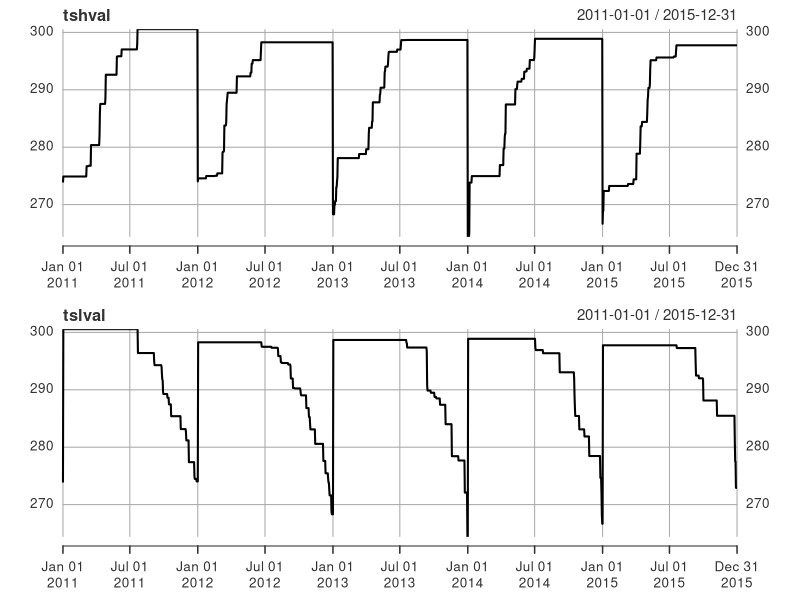
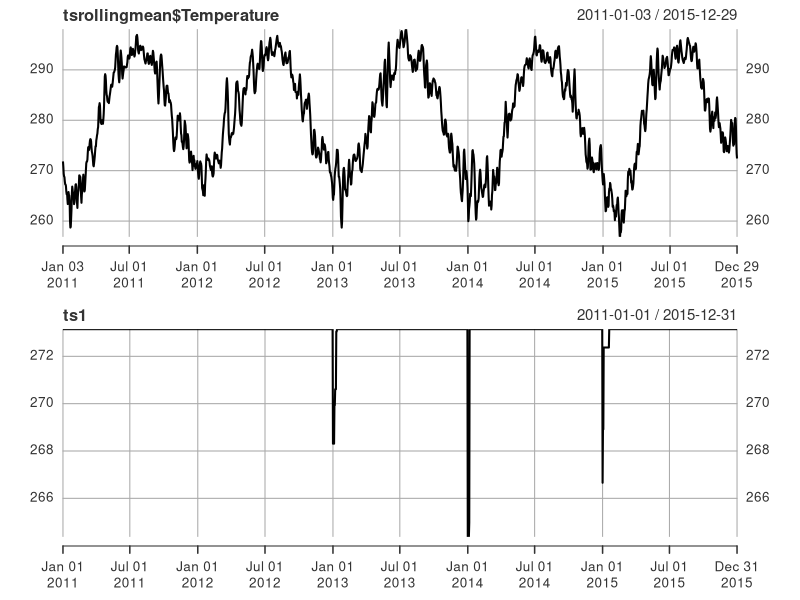

Source code (R) for these figures, in order: (Note: this script raises an error after producing the figures.)
library(xts)

data = read.csv("temperature_2011_2015.csv")
data = data[!is.na(data[,2]),]

times = strptime(paste0(data[,2],data[,3]), '%Y%j')
tstemp = xts(data[,4], order.by=times)
names(tstemp) = c('Temperature')

processed = tstemp
minimum = min(tstemp$Temperature)
highest = minimum
for(i in 1:nrow(tstemp)){
  if(.indexyday(tstemp[i]) == 0) {
    highest = minimum
  }
  if(as.numeric(tstemp[i]$Temperature) > as.numeric(highest)){
    highest = tstemp[i]
  }
  processed[i] = highest
}
tshval = processed

processed = tstemp
minimum = min(tstemp$Temperature)
highest = minimum
for(i in nrow(tstemp):1){
  if(.indexyday(tstemp[i]) == 0) {
    highest = minimum
  }
  if(as.numeric(tstemp[i]$Temperature) > as.numeric(highest)){
    highest = tstemp[i]
  }
  processed[i] = highest
}
tslval = processed

par(mfrow=c(2,1))
plot(tshval)
plot(tslval)


tsrollingmean = rollmean(tstemp, 5)
plot(tsrollingmean$Temperature)

# want to get dates 'before' thaw
ts1 = tshval
ts1[ts1$Temperature > 273.15] = 273.15
plot(ts1)

ts = cbind(tscombined$Discharge, tscombined$HPOA.mgl)
ts = ts['2010-01-01/2015-12-31']
head(ts)

# spring by temp
timesbelow = index(tshval[tshval$Temperature < 280.15])
tsfreezing = ts[timesbelow]

ylimit = c(1,3.5)  # 3.5
xlimit = c(0,100000) # 100000
discharge = na.approx(tsfreezing$Discharge, na.rm=FALSE)
discharge = as.data.frame(discharge)$Discharge

plot(discharge/1000, as.data.frame(tsfreezing)$HPOA.mgl, ylim=ylimit,
     col=rainbow(6)[.indexmon(tsfreezing)],
     xlim=xlimit/1000)
legend( x="topleft", 
        legend=c('Jan', 'Fed', 'Mar', 'Apr', 'May'),
        col=rainbow(6), lwd=1, lty=c(1,2), 
        pch=c(15,17) )


# after spring by temp
times2 = index(tshval[tshval$Temperature >= 290.15 & tshval$Temperature < 295.15])
ts2 = ts[times2]

ylimit = c(1,3.5)  # 3.5
xlimit = c(0,100000) # 100000
discharge = na.approx(ts2, na.rm=FALSE)
discharge = as.data.frame(discharge)$Discharge
plot(discharge/1000, as.data.frame(ts2)$HPOA.mgl, ylim=ylimit,
     col=rainbow(length(unique(.indexmon(ts2)))),
     xlim=xlimit/1000,
     xlab='Discharge / 1000  cfs',
     ylab='[HPOA] ppm',
     main='Highest Avg Surface Temp   290K < T < 295K'
     )
legend( x="topright", 
        legend=month.abb[min(.indexmon(ts2)):max(.indexmon(ts2))],
        col=rainbow(length(unique(.indexmon(ts2)))), 
        pch=1)


# find the freshet
# looks like it pretty much happens in this range.
times2 = index(tshval[tshval$Temperature >= 280.15 & tshval$Temperature < 290.15])
ts2 = ts[times2]
#ts2 = ts2['2015-01-01/2015-12-31']

ylimit = c(1,3.5)  # 3.5
xlimit = c(0,100000) # 100000
discharge = na.approx(ts2, na.rm=FALSE)
discharge = as.data.frame(discharge)$Discharge
plot(discharge/1000, as.data.frame(ts2)$HPOA.mgl, ylim=ylimit,
     #col=rainbow(length(unique(.indexmon(ts2)))),
     col=rainbow(length(unique(.indexyear(ts2)))), 
     xlim=xlimit/1000,
     xlab='Discharge / 1000  cfs',
     ylab='[HPOA] ppm',
     main='Highest Avg Surface Temp   280K < T < 290K',
     #sub='Freshets Seem to Occur Exclusively in this Range'
     )
legend( x="topright", 
        #legend=month.abb[min(.indexmon(ts2)):max(.indexmon(ts2))],
        #col=rainbow(length(unique(.indexmon(ts2)))), 
        legend = as.character(unique(.indexyear(ts2)) + 1900),
        col=rainbow(length(unique(.indexyear(ts2)))), 
        pch=1 )

#summer
times2 = index(tshval[tshval$Temperature >= 295.15 & tslval$Temperature >= 295.15])
ts2 = ts[times2]
ts2 = ts[.indexmon(ts) >= 7 & .indexmon(ts) <= 9]

ylimit = c(1,3.5)  # 3.5
discharge = na.approx(ts2$Discharge, na.rm=FALSE)
discharge = as.data.frame(discharge)$Discharge
xlimit = c(min(discharge[!is.na(discharge)]),100000) # 100000

#discharge[discharge < 0] = 1

par(mfrow=c(2,1))
plot(discharge/1000, as.data.frame(ts2)$HPOA.mgl, ylim=ylimit,
     col=rainbow(length(unique(.indexmon(ts2)))),
     xlim=xlimit/1000, #log="x"
     )
legend( x="bottomright", 
        legend=month.abb[min(.indexmon(ts2)):max(.indexmon(ts2))-1],
        col=rainbow(length(unique(.indexmon(ts2)))), lwd=1, lty=c(1,2), 
        pch=c(15,17) )
plot(discharge/1000, as.data.frame(ts2)$HPOA.mgl, ylim=ylimit,
     col=colors(ts2),
     xlim=xlimit/1000)
hpoa = as.data.frame(ts2)$HPOA.mgl

formula = hpoa ~ log(discharge)
lm.hpoa = lm(formula, data = data.frame(hpoa = hpoa, discharge = discharge))
lines(discharge[!is.na(hpoa)]/1000, predict(lm.hpoa, data=data.frame(discharge=discharge[!is.na(hpoa)])) )
legend("topleft", bty="n", 
       legend=paste("R2 =",format(summary(lm.hpoa)$adj.r.squared, digits=4)))


#fall 1
times2 = index(tshval[tslval$Temperature >= 290.15 & tslval$Temperature <= 295.15])
ts2 = ts[times2]
#ts2 = ts2['2015-01-01/2015-12-31']

ylimit = c(1,3.5)  # 3.5
xlimit = c(0,100000) # 100000
discharge = na.approx(ts2, na.rm=FALSE)
discharge = as.data.frame(discharge)$Discharge
plot(discharge/1000, as.data.frame(ts2)$HPOA.mgl, ylim=ylimit,
     col=rainbow(length(unique(.indexmon(ts2)))),
     xlim=xlimit/1000)
legend( x="topright", 
        legend=month.abb[min(.indexmon(ts2)):max(.indexmon(ts2)) + 1],
        col=rainbow(length(unique(.indexmon(ts2)))), lwd=1, lty=c(1,2), 
        pch=c(15,17) )
plot(discharge/1000, as.data.frame(ts2)$HPOA.mgl, ylim=ylimit,
     col=year_colors(ts2),
     xlim=xlimit/1000)
hpoa = as.data.frame(ts2)$HPOA.mgl
lm.hpoa = lm(hpoa ~ discharge, data = data.frame(hpoa = hpoa, discharge = discharge))
lines(discharge/1000, lm.hpoa$coefficients[1] + lm.hpoa$coefficients[2]*discharge )
legend("topleft", bty="n", 
       legend=paste("R2 =",format(summary(lm.hpoa)$adj.r.squared, digits=4)))

#fall 2
times2 = index(tshval[tslval$Temperature >= 285.15 & tslval$Temperature <= 295.15])
ts2 = ts[times2]
#ts2 = ts2['2015-01-01/2015-12-31']

ylimit = c(1,3.5)  # 3.5
xlimit = c(0,100000) # 100000
discharge = na.approx(ts2$Discharge, na.rm=FALSE)
discharge = as.data.frame(discharge)$Discharge
plot(discharge/1000, as.data.frame(ts2)$HPOA.mgl, ylim=ylimit,
     col=rainbow(length(unique(.indexmon(ts2)))),
     xlim=xlimit/1000,
     main='lval > 285, lval < 295')
legend( x="topright", 
        legend=month.abb[min(.indexmon(ts2)):max(.indexmon(ts2)) + 1],
        col=rainbow(length(unique(.indexmon(ts2)))), lwd=1, lty=c(1,2), 
        pch=c(15,17) )

plot(discharge/1000, as.data.frame(ts2)$HPOA.mgl, ylim=ylimit,
     col=colors(ts2),
     xlim=xlimit/1000)
hpoa = as.data.frame(ts2)$HPOA.mgl

formula = hpoa ~ log(discharge)
lm.hpoa = lm(formula, data = data.frame(hpoa = hpoa, discharge = discharge))
#lines(sort(discharge[!is.na(hpoa)])/1000, predict(lm.hpoa, data=data.frame(discharge=sort(discharge[!is.na(hpoa)]))) )
lines(discharge[!is.na(hpoa)]/1000, predict(lm.hpoa, data=data.frame(discharge=discharge[!is.na(hpoa)])) )
legend("topleft", bty="n", 
       legend=paste("R2 =",format(summary(lm.hpoa)$adj.r.squared, digits=4)))


#
# Fall 3
#
times2 = index(tshval[tslval$Temperature <= 285.15])
ts2 = ts[times2]
#ts2 = ts2['2015-01-01/2015-12-31']

ylimit = c(1,3.5)  # 3.5
xlimit = c(0,100000) # 100000
discharge = na.approx(ts2$Discharge, na.rm=FALSE)
discharge = as.data.frame(discharge)$Discharge
plot(discharge/1000, as.data.frame(ts2)$HPOA.mgl, ylim=ylimit,
     col=rainbow(length(unique(.indexmon(ts2)))),
     xlim=xlimit/1000
     )
legend( x="topright", 
        legend=month.abb[min(.indexmon(ts2)):max(.indexmon(ts2)) + 1],
        col=rainbow(length(unique(.indexmon(ts2)))), lwd=1, lty=c(1,2), 
        pch=c(15,17) )

plot(discharge/1000, as.data.frame(ts2)$HPOA.mgl, ylim=ylimit,
     col=colors(ts2),
     xlim=xlimit/1000)
hpoa = as.data.frame(ts2)$HPOA.mgl

formula = hpoa ~ discharge
lm.hpoa = lm(formula, data = data.frame(hpoa = hpoa, discharge = discharge))
#lines(sort(discharge[!is.na(hpoa)])/1000, predict(lm.hpoa, data=data.frame(discharge=sort(discharge[!is.na(hpoa)]))) )
lines(discharge[!is.na(hpoa)]/1000, predict(lm.hpoa, data=data.frame(discharge=discharge[!is.na(hpoa)])) )
legend("topleft", bty="n", 
       legend=paste("R2 =",format(summary(lm.hpoa)$adj.r.squared, digits=4)))


#
# Early Winter
#
times2 = index(tshval[tslval$Temperature <= 280])
ts2 = ts[times2]
#ts2 = ts2['2015-01-01/2015-12-31']

ylimit = c(1,3.5)  # 3.5
xlimit = c(0,100000) # 100000
discharge = na.approx(ts2$Discharge, na.rm=FALSE)
discharge = as.data.frame(discharge)$Discharge
plot(discharge/1000, as.data.frame(ts2)$HPOA.mgl, ylim=ylimit,
     col=rainbow(length(unique(.indexmon(ts2)))),
     xlim=xlimit/1000
)
legend( x="topright", 
        legend=month.abb[min(.indexmon(ts2)):max(.indexmon(ts2)) + 1],
        col=rainbow(length(unique(.indexmon(ts2)))), lwd=1, lty=c(1,2), 
        pch=c(15,17) )

plot(discharge/1000, as.data.frame(ts2)$HPOA.mgl, ylim=ylimit,
     col=colors(ts2),
     xlim=xlimit/1000)
hpoa = as.data.frame(ts2)$HPOA.mgl

formula = hpoa ~ discharge
lm.hpoa = lm(formula, data = data.frame(hpoa = hpoa, discharge = discharge))
#lines(sort(discharge[!is.na(hpoa)])/1000, predict(lm.hpoa, data=data.frame(discharge=sort(discharge[!is.na(hpoa)]))) )
lines(discharge[!is.na(hpoa)]/1000, predict(lm.hpoa, data=data.frame(discharge=discharge[!is.na(hpoa)])) )
legend("topleft", bty="n", 
       legend=paste("R2 =",format(summary(lm.hpoa)$adj.r.squared, digits=4)))



par(mfrow=c(1,1))
plot(tshval)
lines(tslval)


